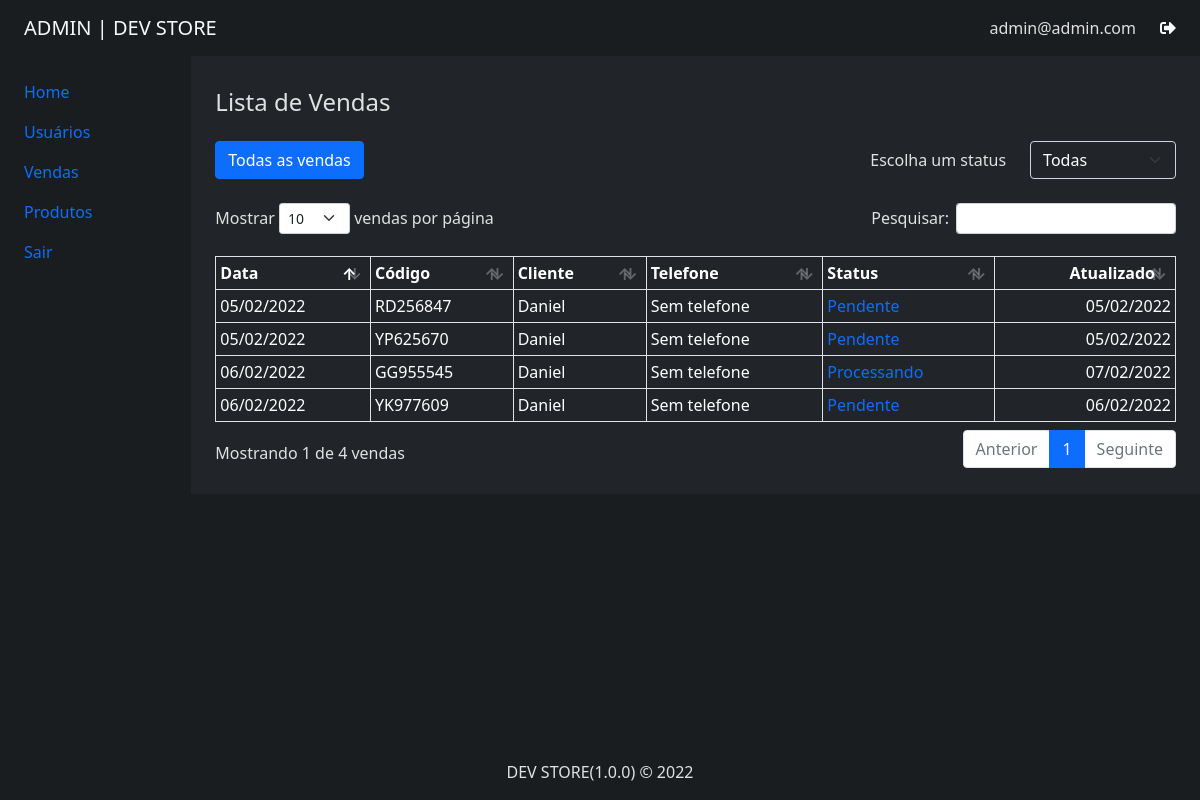
/public/admin?a=ordersList (signed in), run on an earlier commit of the app's database.
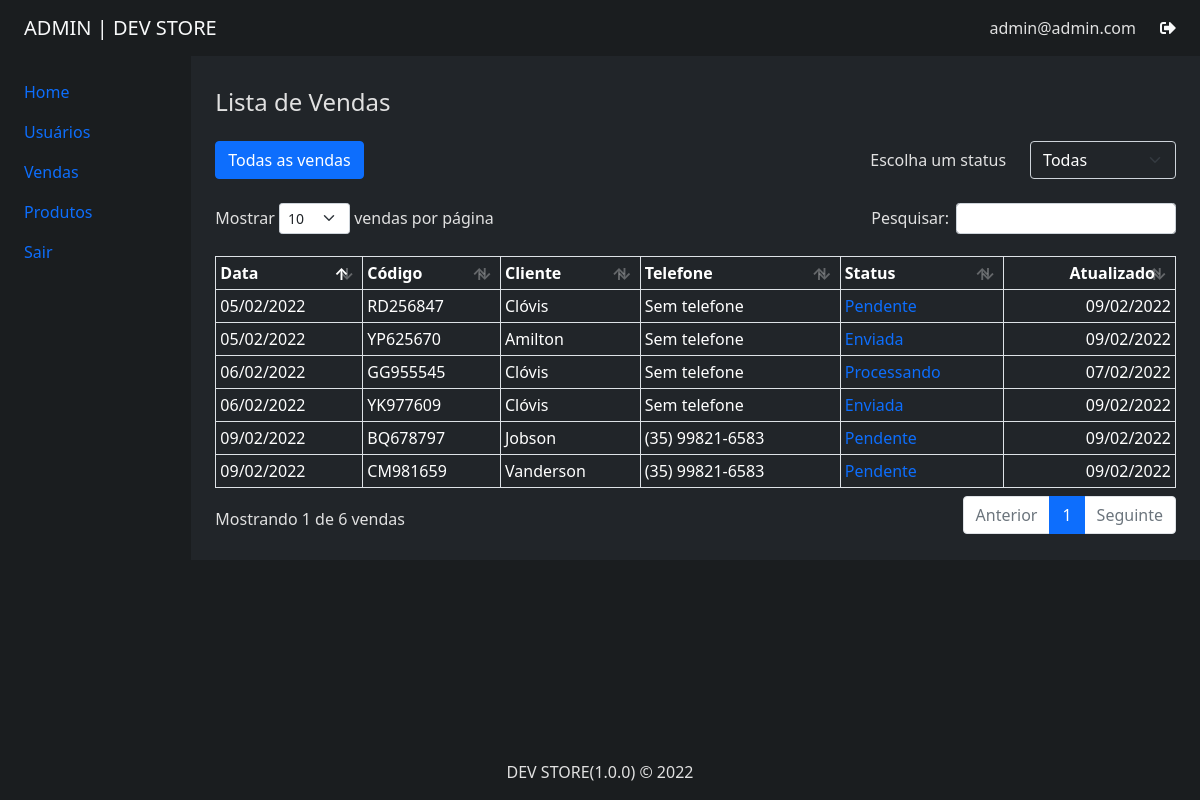
And on a later commit of the database.
### tables this page shows
CREATE TABLE `orders` (
  `id_order` int(11) NOT NULL,
  `id_client` int(11) DEFAULT NULL,
  `date` datetime NOT NULL DEFAULT current_timestamp(),
  `address` varchar(255) NOT NULL,
  `city` varchar(255) NOT NULL,
  `email` varchar(255) NOT NULL,
  `phone` varchar(50) NOT NULL,
  `code_order` varchar(20) NOT NULL,
  `status` varchar(20) NOT NULL,
  `message` varchar(1000) NOT NULL,
  `created_at` datetime NOT NULL DEFAULT current_timestamp(),
  `updated_at` datetime NOT NULL DEFAULT current_timestamp()
);

CREATE TABLE `clients` (
  `id_client` int(11) UNSIGNED NOT NULL,
  `email` varchar(255) DEFAULT NULL,
  `password` varchar(255) DEFAULT NULL,
  `name` varchar(255) DEFAULT NULL,
  `address` varchar(255) DEFAULT NULL,
  `city` varchar(255) DEFAULT NULL,
  `phone` varchar(50) DEFAULT NULL,
  `hash` varchar(50) DEFAULT NULL,
  `active` tinyint(4) DEFAULT 0,
  `created_at` datetime DEFAULT current_timestamp(),
  `updated_at` datetime DEFAULT current_timestamp() ON UPDATE current_timestamp(),
  `deleted_at` datetime DEFAULT NULL
);

### core/controllers/admin/OrderController.php (called while the page is built, shortened)
<?php
class OrderController {
    public function ordersList() {
        $filter = "";
        $userId = null;
        $data = [
            "listSales" => AdminOrders::getListOrders($filter, $userId),
            "filter" => $filter
        ];
        Store::RenderAdmin([
            "admin/partials/header",
            "admin/partials/navbar",
            "admin/pages/orders",
            "admin/partials/bottom",
            "admin/partials/footer"
        ], $data);
    }
}

### core/adminRoutes.php (called while the page is built, shortened)
<?php
$routes = [
    "home" => "adminController@index",
    "pdf" => "adminController@pdf",
    "users" => "userController@users",
    "detailsUser" => "userController@detailsUser",
    "userHistoryOrder" => "userController@userHistoryOrder",
    "ordersList" => "orderController@ordersList",
    "detailsOrder" => "orderController@detailsOrder",
    "alterStatusOrder" => "orderController@alterStatusOrder",
    "createOrderPDF" => "orderController@createOrderPDF",
    "sendOrderPDF" => "orderController@sendOrderPDF",
    "productsList" => "productsController@productsList",
    "newProduct" => "productsController@newProduct",
    "newProductSubmit" => "productsController@newProductSubmit",
    "editProduct" => "productsController@editProduct",
    "editProductSubmit" => "productsController@editProductSubmit",
    "deleteProduct" => "productsController@deleteProduct",
    "signInAdmin" => "authController@signIn",
    "signInAdminAction" => "authController@signInAdminAction",
    "logoutAdmin" => "authController@logoutAdmin",
];
$action = "home";
if(isset($_GET["a"])) {
    if(!key_exists($_GET["a"], $routes)) {
        $action = "home";
    } else {
        $action = $_GET["a"];
    }
}
$parts = explode("@", $routes[$action]);
$method = $parts[1];
$ctr = new $controller();
$ctr->$method();

### public/admin/index.php (called while the page is built, shortened)
<?php
require_once("../../core/adminRoutes.php");

### core/classes/Database.php (called while the page is built, shortened)
<?php
class Database
{
    private $connect;
    private function connectDatabase(): void
    {
        $this->connect = new PDO(
            "mysql:" .
                "host=" . MYSQL_SERVER . ";" .
                "dbname=" . MYSQL_DATABASE . ";" .
                "charset=" . MYSQL_CHARSET,
            MYSQL_USER,
            MYSQL_PASS,
            array(PDO::ATTR_PERSISTENT => true)
        );
        $this->connect->setAttribute(PDO::ATTR_ERRMODE, PDO::ERRMODE_WARNING);
    }
    private function disconectDatabase(): void
    {
        $this->connect = null;
    }
    public function select(string $sql, $params = null)
    {
        $sql = trim($sql);
        $results = null;
        try {
            if (!empty($params)) {
                $executar = $this->connect->prepare($sql);
                $executar->execute($params);
                $results = $executar->fetchAll(PDO::FETCH_CLASS);
            } else {
                $executar = $this->connect->prepare($sql);
                $executar->execute();
                $results = $executar->fetchAll(PDO::FETCH_CLASS);
            }
        } catch (PDOException $e) {
            return false;
        }
        return $results;
    }
}

### core/handlers/AdminOrders.php (called while the page is built, shortened)
<?php
class AdminOrders {
    public static function getListOrders(string $filter, $userId): array {
        $db = new Database();
        $stringSql = "SELECT o.*, c.name FROM orders o LEFT JOIN clients c ON o.id_client = c.id_client WHERE 1";
        $stringSql .= " ORDER BY o.id_order DESC";
        return $db->select($stringSql);
    }
}

### core/views/admin/pages/orders.php (the view, shortened to what the changed rows need)
<div class="row pe-1">
    <div class="col-md-2">
        <?php include(__DIR__ . "/../partials/aside.php") ?>
    </div>
    <div class="col-md-10 bg-dark p-4">
        <h4 class="mb-4 mt-2">
            Lista de Vendas <?= $filter != "" ? $filter : "" ?>
        </h4>
        <div class="d-flex mb-4 justify-content-between pe-2">
            <div class="flex-grow-1">
                <a href="?a=ordersList" class="btn btn-primary">Todas as vendas</a>
            </div>
            <div class="d-flex justify-content-end align-items-center flex-grow-1">
                <span class="me-4 d-flex w-50 justify-content-end">
                    Escolha um status
                </span>
                <?php
                    $f = "";
                ?>
                <select class="form-select w-25 bg-transparent text-white" id="combo-status" onchange="defineFilter()">
                    <option class="text-dark" value="" <?= $f == "" ? "selected" : ""; ?>>
                        Todas
                    </option>
                </select>
            </div>
        </div>
        <?php if (count($listSales) == 0) : ?>
            <p>Nenhuma venda foi realizada!</p>
        <?php else : ?>
            <div class="table-responsive pe-2 mt-4">
                <table class="table table-sm table-bordered pt-3 text-white" id="list-sales">
                    <thead class="border-bottom">
                        <tr>
                            <th>Data</th>
                            <th>Código</th>
                            <th>Cliente</th>
                            <th>Telefone</th>
                            <th>Status</th>
                            <th class="text-end">Atualizado</th>
                        </tr>
                    </thead>
                    <tbody>
                        <?php foreach ($listSales as $sale) : ?>
                            <tr class="border-bottom m-2">
                                <td><?= date("d/m/Y", strtotime($sale->date)) ?></td>
                                <td><?= $sale->code_order ?></td>
                                <td><?= $sale->name ?></td>
                                <td><?= $sale->phone != "" ? $sale->phone : "Sem telefone" ?></td>
                                <td>
                                    <a
                                        href="?a=detailsOrder&order=<?= Store::aesEncrypt($sale->id_order) ?>"
                                        class="text-decoration-none"
                                    >
                                        <?php
                                            switch($sale->status) {
                                                case "PENDING":
                                                    echo "Pendente";
                                                break;
                                                case "PROCESSING":
                                                    echo "Processando";
                                                break;
                                                case "SEND":
                                                    echo "Enviada";
                                                break;
                                            }
                                        ?>
                                    </a>
                                </td>
                                <td class="text-end">
                                    <?= date("d/m/Y", strtotime($sale->updated_at)) ?>
                                </td>
                            </tr>
                        <?php endforeach ?>
                    </tbody>
                </table>
            </div>
        <?php endif; ?>
    </div>
</div>

### core/classes/Store.php (shortened to what the changed rows need)
<?php
class Store {
    public static function RenderAdmin(array $structures, $data = null): void {
        foreach($structures as $structure) {
            include("../../core/views/$structure.php");
        }
    }
    public static function LoggedAdmin(): bool {
        return isset($_SESSION["loggedAdmin"]);
    }
    public static function aesEncrypt(string $value) {
        return bin2hex(openssl_encrypt($value, "aes-256-cbc", AES_KEY, OPENSSL_RAW_DATA, AES_IV));
    }
}

### core/views/admin/partials/navbar.php (shortened to what the changed rows need)
<header class="my-bg container-fluid ps-4 pe-4">
    <nav class="navbar navbar-expand-lg">
        <a class="navbar-brand text-light" href="?a=home">
            <?= "ADMIN | " . APP_NAME ?>
        </a>
        <div class="collapse navbar-collapse" id="collapsibleNavbar">
            <ul class="navbar-nav ms-auto">
                <?php if (Store::LoggedAdmin()) : ?>
                    <li class="me-4">
                        <span href="" class="text-decoration-none">
                            <span><?= $_SESSION["userAdmin"]; ?></span>
                        </span>
                    </li>
                    <li>
                        <a href="?a=logoutAdmin" class="text-decoration-none">
                            <i class="fas fa-sign-out-alt text-light"></i>
                        </a>
                    </li>
                <?php endif ?>
            </ul>
        </div>
    </nav>
</header>

### core/views/admin/partials/aside.php
<aside>
    <nav class="p-4">
        <ul class="list-unstyled">
            <li class="mb-3">
                <a href="?a=home" class="text-decoration-none">Home</a>
            </li>
            <li class="mb-3">
                <a href="?a=users" class="text-decoration-none">Usuários</a>
            </li>
            <li class="mb-3">
                <a href="?a=ordersList" class="text-decoration-none">Vendas</a>
            </li>
            <li class="mb-3">
                <a href="?a=productsList" class="text-decoration-none">Produtos</a>
            </li>
            <li class="mb-3">
                <a href="?a=logoutAdmin" class="text-decoration-none">Sair</a>
            </li>
        </ul>
    </nav>
</aside>

### core/views/admin/partials/bottom.php
<footer class="fixed-bottom mt-5 my-bg">
    <div class="container">
        <div class="row">
            <div class="col-12 p-3 text-center">
                <?= APP_NAME . "(".APP_VERSION.") &copy; ". date("Y") ?>
            </div>
        </div>
    </div>
</footer>

What changed in the data, as far as the page shows it:
added orders: date "09/02/2022", code_order "BQ678797", id_client.name "Jobson", phone "(35) 99821-6583", status "Pendente", updated_at "09/02/2022"
added orders: date "09/02/2022", code_order "CM981659", id_client.name "Vanderson", phone "(35) 99821-6583", status "Pendente", updated_at "09/02/2022"
changed through a linked row, orders "GG955545": id_client.name "Daniel" → "Clóvis"
changed orders "YK977609": id_client.name "Daniel" → "Clóvis"; updated_at "06/02/2022" → "09/02/2022"
changed orders "RD256847": id_client.name "Daniel" → "Clóvis"; updated_at "05/02/2022" → "09/02/2022"
changed orders "YP625670": id_client.name "Daniel" → "Amilton"; updated_at "05/02/2022" → "09/02/2022"
Also different on the page:
text written by a page script: "Mostrar vendas por página Pesquisar: Mostrando 1 de 4 vendas Anterior 1 Seguinte" → "Mostrar vendas por página Pesquisar: Mostrando 1 de 6 vendas Anterior 1 Seguinte"
list line gone: "Pendente"
new list line: "Enviada"
